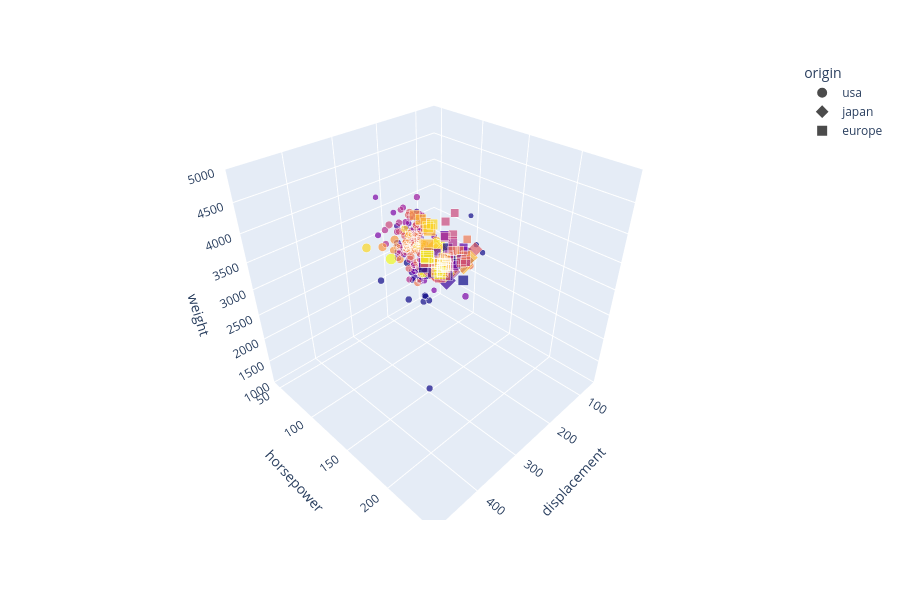

Notebook source saved alongside this figure:
### Markdown cell above
## Visualizing 6 Dimensional Data

Try clicking on the origin symbols in the legend to see how the plot changes.

### Code cell
fig = px.scatter_3d(mpg, x="displacement", 
                    y="horsepower", 
                    z="weight", 
                    color="model_year",
                    size="mpg",
                    symbol="origin",
                    width=900, height=600, 
                    opacity=.7)
# remove heat map legend and freeze the axes
fig.update_layout(coloraxis_showscale=False,
                  scene=(dict(xaxis_range=[50, 500], 
                              yaxis_range=[40, 250], 
                              zaxis_range=[1000, 5000])))

### Figure 1 — Plotly figure (JSON) as saved in the notebook; plotly's stock layout.template omitted (floating-point values rounded to 4 significant figures; data arrays with more than 128 entries replaced by an {"elided": "..."} marker saying what was removed)
{"data": [{"hovertemplate": "origin=usa<br>displacement=%{x}<br>horsepower=%{y}<br>weight=%{z}<br>mpg=%{marker.size}<br>model_year=%{marker.color}<extra></extra>", "legendgroup": "usa", "marker": {"color": {"elided": "245 int values"}, "coloraxis": "coloraxis", "opacity": 0.7, "size": {"elided": "245 float values"}, "sizemode": "area", "sizeref": 0.1165, "symbol": "circle"}, "mode": "markers", "name": "usa", "scene": "scene", "showlegend": true, "type": "scatter3d", "x": {"elided": "245 float values"}, "y": {"elided": "245 int values"}, "z": {"elided": "245 int values"}}, {"hovertemplate": "origin=japan<br>displacement=%{x}<br>horsepower=%{y}<br>weight=%{z}<br>mpg=%{marker.size}<br>model_year=%{marker.color}<extra></extra>", "legendgroup": "japan", "marker": {"color": [70, 70, 71, 71, 71, 71, 72, 72, 72, 72, 72, 73, 73, 73, 73, 74, 74, 74, 74, 74, 74, 75, 75, 75, 75, 76, 76, 76, 76, 77, 77, 77, 77, 77, 77, 78, 78, 78, 78, 78, 78, 78, 78, 79, 79, 80, 80, 80, 80, 80, 80, 80, 80, 80, 80, 80, 80, 80, 81, 81, 81, 81, 81, 81, 81, 81, 81, 81, 81, 81, 82, 82, 82, 82, 82, 82, 82, 82, 82], "coloraxis": "coloraxis", "opacity": 0.7, "size": [24, 27, 27, 25, 31, 35, 24, 19, 28, 23, 27, 20, 22, 18, 20, 31, 32, 31, 32, 24, 26, 29, 24, 24, 33, 33, 32, 28, 19, 31.5, 33.5, 26, 30, 22, 21.5, 32.8, 39.4, 36.1, 27.5, 27.2, 21.1, 23.9, 29.5, 34.1, 31.8, 38.1, 37.2, 29.8, 31.3, 37, 32.2, 46.6, 40.8, 44.6, 33.8, 32.7, 23.7, 32.4, 39.1, 35.1, 32.3, 37, 37.7, 34.1, 33.7, 32.4, 32.9, 31.6, 25.4, 24.2, 37, 31, 36, 36, 34, 38, 32, 38, 32], "sizemode": "area", "sizeref": 0.1165, "symbol": "diamond"}, "mode": "markers", "name": "japan", "scene": "scene", "showlegend": true, "type": "scatter3d", "x": [113, 97, 97, 113, 71, 72, 113, 70, 97, 120, 97, 97, 108, 70, 156, 79, 71, 76, 83, 120, 108, 97, 134, 119, 91, 91, 85, 97, 156, 98, 85, 97, 97, 146, 80, 78, 85, 91, 134, 119, 134, 119, 98, 86, 85, 89, 86, 134, 120, 119, 108, 86, 85, 91, 97, 168, 70, 107, 79, 81, 97, 85, 89, 91, 107, 108, 119, 120, 168, 146, 91, 91, 120, 107, 108, 91, 91, 91, 144], "y": [95, 88, 88, 95, 65, 69, 95, 97, 92, 97, 88, 88, 94, 90, 122, 67, 65, 52, 61, 97, 93, 75, 96, 97, 53, 53, 70, 75, 108, 68, 70, 75, 67, 97, 110, 52, 70, 60, 95, 97, 95, 97, 68, 65, 65, 60, 65, 90, 75, 92, 75, 65, 65, 67, 67, 132, 100, 72, 58, 60, 67, 65, 62, 68, 75, 75, 100, 74, 116, 120, 68, 68, 88, 75, 70, 67, 67, 67, 96], "z": [2372, 2130, 2130, 2228, 1773, 1613, 2278, 2330, 2288, 2506, 2100, 2279, 2379, 2124, 2807, 1950, 1836, 1649, 2003, 2489, 2391, 2171, 2702, 2545, 1795, 1795, 1990, 2155, 2930, 2045, 1945, 2265, 1985, 2815, 2720, 1985, 2070, 1800, 2560, 2300, 2515, 2405, 2135, 1975, 2020, 1968, 2019, 2711, 2542, 2434, 2265, 2110, 2110, 1850, 2145, 2910, 2420, 2290, 1755, 1760, 2065, 1975, 2050, 1985, 2210, 2350, 2615, 2635, 2900, 2930, 2025, 1970, 2160, 2205, 2245, 1965, 1965, 1995, 2665]}, {"hovertemplate": "origin=europe<br>displacement=%{x}<br>horsepower=%{y}<br>weight=%{z}<br>mpg=%{marker.size}<br>model_year=%{marker.color}<extra></extra>", "legendgroup": "europe", "marker": {"color": [70, 70, 70, 70, 70, 71, 71, 71, 71, 72, 72, 72, 72, 72, 73, 73, 73, 73, 73, 73, 73, 74, 74, 74, 74, 74, 74, 75, 75, 75, 75, 75, 75, 76, 76, 76, 76, 76, 76, 76, 76, 77, 77, 77, 77, 78, 78, 78, 78, 78, 78, 79, 79, 79, 79, 80, 80, 80, 80, 80, 80, 80, 80, 81, 81, 81, 82, 82], "coloraxis": "coloraxis", "opacity": 0.7, "size": [26, 25, 24, 25, 26, 28, 30, 30, 27, 23, 18, 22, 21, 26, 26, 26, 29, 24, 20, 19, 24, 29, 26, 26, 24, 26, 31, 25, 29, 23, 23, 22, 25, 28, 25, 27, 29, 29.5, 20, 19, 16.5, 36, 29, 30.5, 21.5, 43.1, 20.3, 17, 21.6, 16.2, 31.5, 31.9, 25.4, 27.2, 37.3, 41.5, 34.3, 44.3, 43.4, 36.4, 30, 29.8, 35, 33, 28.1, 30.7, 36, 44], "sizemode": "area", "sizeref": 0.1165, "symbol": "square"}, "mode": "markers", "name": "europe", "scene": "scene", "showlegend": true, "type": "scatter3d", "x": [97, 110, 107, 104, 121, 116, 79, 88, 97, 97, 121, 121, 120, 96, 97, 98, 68, 116, 114, 121, 121, 98, 79, 97, 90, 116, 79, 90, 90, 115, 120, 121, 121, 107, 116, 101, 90, 97, 130, 120, 168, 79, 97, 97, 121, 90, 131, 163, 121, 163, 89, 89, 183, 141, 91, 98, 97, 90, 90, 121, 146, 89, 122, 105, 141, 145, 105, 97], "y": [46, 87, 90, 95, 113, 90, 70, 76, 60, 54, 112, 76, 87, 69, 46, 90, 49, 75, 91, 112, 110, 83, 67, 78, 75, 75, 67, 71, 70, 95, 88, 98, 115, 86, 81, 83, 70, 71, 102, 88, 120, 58, 78, 78, 110, 48, 103, 125, 115, 133, 71, 71, 77, 71, 69, 76, 78, 48, 48, 67, 67, 62, 88, 74, 80, 76, 74, 52], "z": [1835, 2672, 2430, 2375, 2234, 2123, 2074, 2065, 1834, 2254, 2933, 2511, 2979, 2189, 1950, 2265, 1867, 2158, 2582, 2868, 2660, 2219, 1963, 2300, 2108, 2246, 2000, 2223, 1937, 2694, 2957, 2945, 2671, 2464, 2220, 2202, 1937, 1825, 3150, 3270, 3820, 1825, 1940, 2190, 2600, 1985, 2830, 3140, 2795, 3410, 1990, 1925, 3530, 3190, 2130, 2144, 2188, 2085, 2335, 2950, 3250, 1845, 2500, 2190, 3230, 3160, 1980, 2130]}], "layout": {"coloraxis": {"colorbar": {"title": {"text": "model_year"}}, "colorscale": [[0, "#0d0887"], [0.1111, "#46039f"], [0.2222, "#7201a8"], [0.3333, "#9c179e"], [0.4444, "#bd3786"], [0.5556, "#d8576b"], [0.6667, "#ed7953"], [0.7778, "#fb9f3a"], [0.8889, "#fdca26"], [1, "#f0f921"]], "showscale": false}, "height": 600, "legend": {"itemsizing": "constant", "title": {"text": "origin"}, "tracegroupgap": 0}, "margin": {"t": 60}, "scene": {"domain": {"x": [0, 1], "y": [0, 1]}, "xaxis": {"range": [50, 500], "title": {"text": "displacement"}}, "yaxis": {"range": [40, 250], "title": {"text": "horsepower"}}, "zaxis": {"range": [1000, 5000], "title": {"text": "weight"}}}, "width": 900}}
